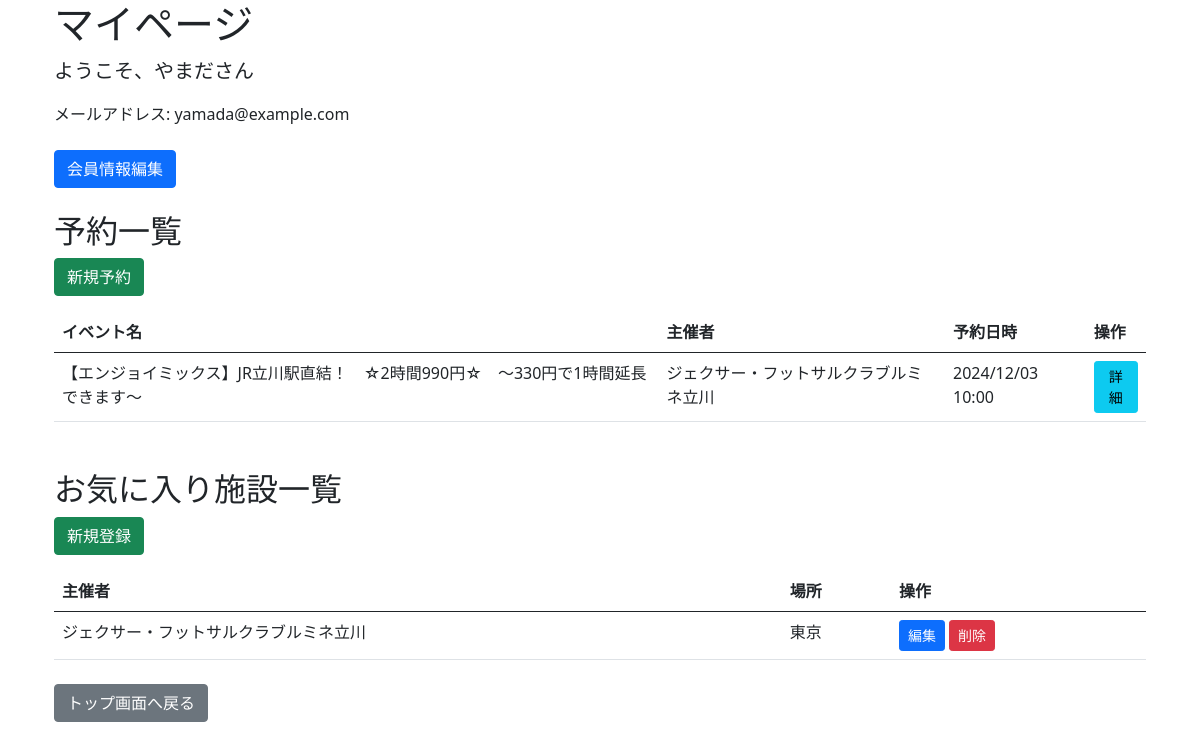
Screenshot of /users/2/ with the database file from the repository.
### users/models.py (models this page shows, shortened)
class User(models.Model):
    name = models.CharField(max_length=200)
    furigana = models.CharField(max_length=200)
    email = models.EmailField(max_length=200, unique=True)
    password = models.CharField(max_length=200)
    phone_number = models.CharField(max_length=200, null=True, blank=True)
    gender = models.CharField(max_length=200, null=True, blank=True)
    birth_date = models.DateField(null=True, blank=True)
    created_at = models.DateTimeField(default=timezone.now)
    updated_at = models.DateTimeField(auto_now=True)

class Reservation(models.Model):
    user = models.ForeignKey(User, on_delete=models.CASCADE, related_name='reservations')
    event = models.ForeignKey(Event, on_delete=models.SET_NULL, null=True, blank=True)
    created_at = models.DateTimeField(default=timezone.now)
    updated_at = models.DateTimeField(auto_now=True)
    class Meta:
        ordering = ['-created_at']

class Event(models.Model):
    facility = models.ForeignKey(Facility, on_delete=models.CASCADE, related_name='events')
    event_name = models.CharField(max_length=200)
    event_date = models.DateField()
    start_time = models.TimeField()
    level_class = models.CharField(max_length=100)
    category = models.CharField(max_length=100)
    capacity = models.IntegerField()
    created_at = models.DateTimeField(default=timezone.now)
    updated_at = models.DateTimeField(auto_now=True)

class Facility(models.Model):
    court_name = models.CharField(max_length=200)
    location = models.CharField(max_length=200)

class FavoriteFacility(models.Model):
    user = models.ForeignKey(User, on_delete=models.CASCADE, related_name='favorite_facilities')
    facility = models.ForeignKey(Facility, on_delete=models.CASCADE)
    created_at = models.DateTimeField(default=timezone.now)
    class Meta:
        unique_together = ['user', 'facility']

### users/views.py (the view)
# urls.py: path('users/<int:user_id>/', views.mypage, name='mypage'),
def mypage(request, user_id):
    user = get_object_or_404(User, pk=user_id)
    reservations = Reservation.objects.filter(user=user).order_by('event__event_date', 'event__start_time')
    favorite_facilities = FavoriteFacility.objects.filter(user=user).order_by('created_at')
    return render(request, 'users/mypage.html', {
        'user': user,
        'reservations': reservations,
        'favorite_facilities': favorite_facilities
    })

### users/templates/users/mypage.html (shortened to what this page needs)
{% extends 'users/base.html' %}
{% load django_bootstrap5 %}
{% block content %}
    <div class="container">
        <div class="user-header mb-4">
            <h1>マイページ</h1>
            {% if user %}
                <div class="user-info">
                    <p class="lead">ようこそ、{{ user.name }}さん</p>
                    <p>メールアドレス: {{ user.email }}</p>
                </div>
            {% endif %}
        </div>
        <div class="user-actions mb-4">
            <a href="{% url 'users:user_edit' user.id %}" class="btn btn-primary">会員情報編集</a>
        </div>
        <div class="reservations">
            <h2>予約一覧</h2>
            <a href="{% url 'users:reservation_new' user.id %}" class="btn btn-success mb-3">新規予約</a>
            {% if reservations %}
                <table class="table">
                    <thead>
                        <tr>
                            <th>イベント名</th>
                            <th>主催者</th>
                            <th>予約日時</th>
                            <th>操作</th>
                        </tr>
                    </thead>
                    <tbody>
                        {% for reservation in reservations %}
                            {% if reservation.event %}
                                <tr>
                                    <td>{{ reservation.event.event_name }}</td>
                                    <td>{{ reservation.event.facility.court_name }}</td>
                                    <td>{{ reservation.event.event_date|date:"Y/m/d" }} {{ reservation.event.start_time|time:"H:i" }}</td>
                                    <td>
                                        <a href="{% url 'users:event_detail' reservation.event.pk %}" class="btn btn-info btn-sm">詳細</a>
                                    </td>
                                </tr>
                            {% endif %}
                        {% endfor %}
                    </tbody>
                </table>
            {% else %}
                <p>予約はありません。</p>
            {% endif %}
        </div>
        <div class="favorite-facilities mt-5">
            <h2>お気に入り施設一覧</h2>
            <a href="{% url 'users:favorite_facility_new' user.id %}" class="btn btn-success mb-3">新規登録</a>
            {% if favorite_facilities %}
                <table class="table">
                    <thead>
                        <tr>
                            <th>主催者</th>
                            <th>場所</th>
                            <th>操作</th>
                        </tr>
                    </thead>
                    <tbody>
                        {% for favorite in favorite_facilities %}
                            <tr>
                                <td>{{ favorite.facility.court_name }}</td>
                                <td>{{ favorite.facility.location }}</td>
                                <td>
                                    <a href="{% url 'users:favorite_facility_edit' user.id favorite.pk %}" class="btn btn-primary btn-sm">編集</a>
                                    <form method="post" action="{% url 'users:favorite_facility_delete' user.id favorite.pk %}" style="display: inline;">
                                        <button type="submit" class="btn btn-danger btn-sm" onclick="return confirm('このお気に入りを削除しますか？')">削除</button>
                                    </form>
                                </td>
                            </tr>
                        {% endfor %}
                    </tbody>
                </table>
            {% else %}
                <p>お気に入り施設はありません。</p>
            {% endif %}
        </div>
        <div class="mt-4">
            <a href="{% url 'users:index' %}" class="btn btn-secondary">トップ画面へ戻る</a>
        </div>
    </div>
{% endblock %}

### rows the page displays
User: name "やまだ", email "yamada@example.com"
Reservation: event.event_name "【エンジョイミックス】JR立川駅直結！ ☆2時間990円☆ ～330円で1時間延長できます～", event.facility.court_name "ジェクサー・フットサルクラブルミネ立川", event.event_date "2024/12/03", event.start_time "10:00"
FavoriteFacility: facility.court_name "ジェクサー・フットサルクラブルミネ立川", facility.location "東京"
